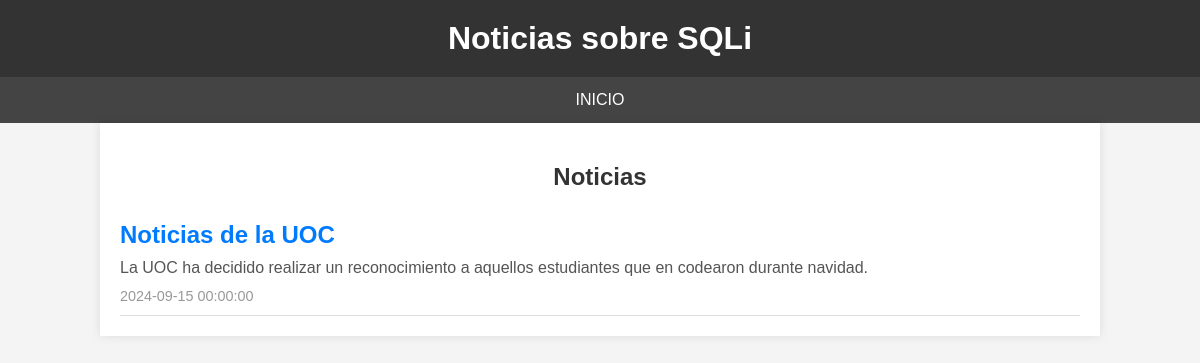
Before: /src/www/v2/news.php?id=5 with the older database file.
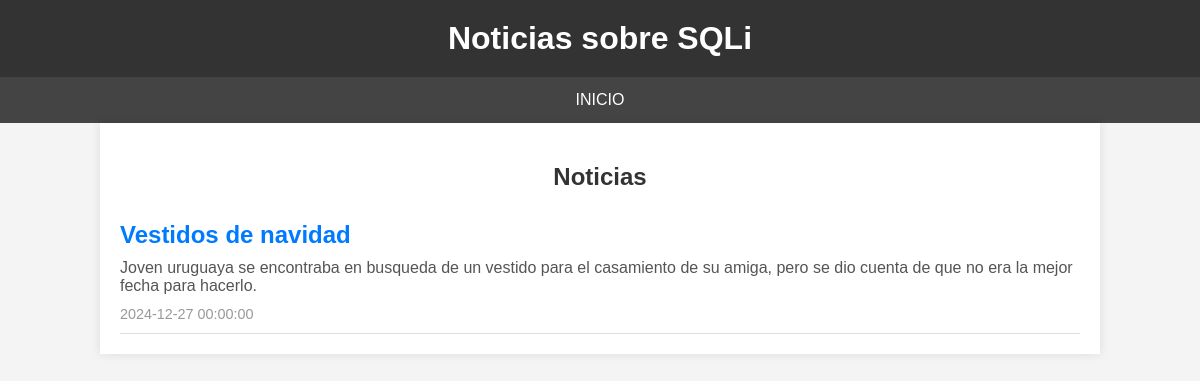
After: the same page with the newer database file.
### tables this page shows
CREATE TABLE News (
    newsId INT PRIMARY KEY AUTO_INCREMENT,
    title VARCHAR(50) NOT NULL,
    body TEXT,
    dateTime DATETIME NOT NULL
);

### src/www/v2/news.php (the view, shortened to what this page needs)
<!DOCTYPE html>
<html lang="es">
<head>
    <link rel="stylesheet" href="/css/styles.css">
</head>
<body>
    <?php require 'miMenu.php'; ?>
    <section class="container">
        <h1>Noticias</h1>
        <div class="news-lista">
            <?php
            $conexion = new mysqli('serverBD', 'root', 'jaja', 'prac2');
            $id = $_GET['id'];
            $sql_check = "SELECT 1 FROM News WHERE newsId = $id";
            $existencia = $conexion->query($sql_check);
            if ($existencia->num_rows > 0) {
                $sql = "SELECT title, body, dateTime FROM News WHERE newsId = $id";
                $resultado = $conexion->query($sql);
                if ($resultado->num_rows > 0) {
                    while ($fila = $resultado->fetch_assoc()) {
                        echo "\n    <article class='news-item'> \n";
                        echo "      <h2>" . $fila["title"] . "</h2> \n";
                        echo "      <p>" . $fila["body"] . "</p> \n";
                        echo "      <span class='date'>" . $fila["dateTime"] . "</span> \n";
                        echo "    </article> \n";
                    }
                } else {
                    echo "No hay noticias disponibles.";
                }
            } else {
                echo "La noticia no existe.";
            }
            ?>
        </div>
    </section>
</body>
</html>

Changed rows visible on the page:
removed news: title "Noticias de la UOC", body "La UOC ha decidido realizar un reconocimiento a aquellos estudiantes que en codearon durante navidad.", dateTime "2024-09-15 00:00:00"
added news: title "Vestidos de navidad", body "Joven uruguaya se encontraba en busqueda de un vestido para el casamiento de su amiga, pero se dio cuenta de que no era la mejor fecha para hacerlo.", dateTime "2024-12-27 00:00:00"
